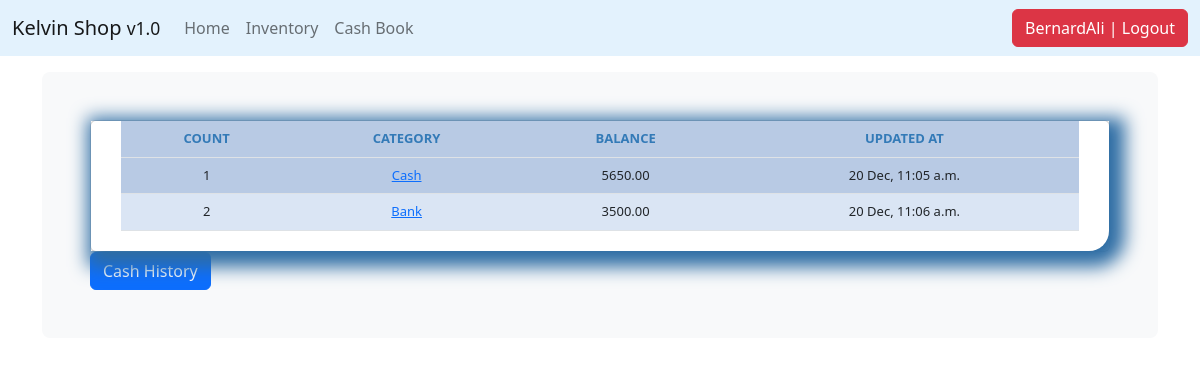
The app's page /cash_items/ (signed in), older data.
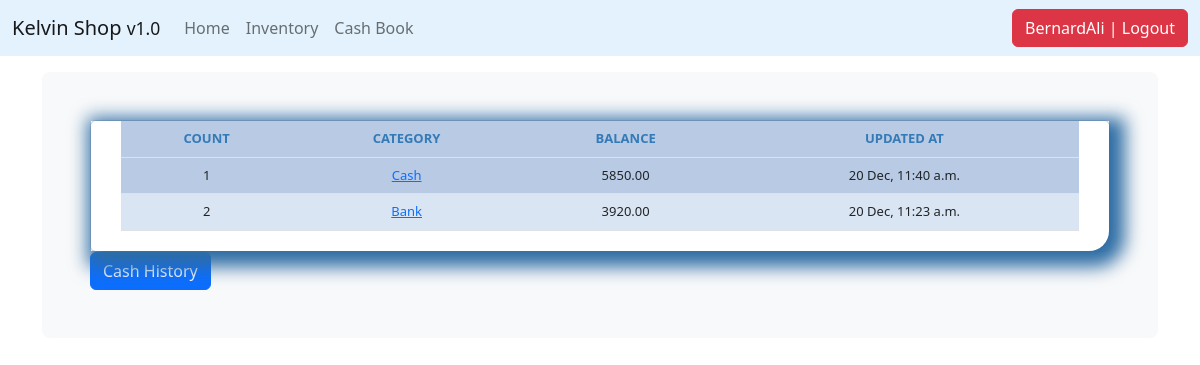
The same page, newer data.
### core/models.py (models this page shows, shortened)
class Cash(models.Model):
    category = models.CharField(max_length=50, blank=True, null=True, choices=CASH_CHOICE)
    recipient = models.CharField(max_length=50)
    detail = models.TextField(max_length=50)
    created_on = models.DateTimeField(auto_now_add=True)
    amount_in = models.DecimalField(max_digits=10, decimal_places=2, blank=True, null=True)
    amount_out = models.DecimalField(max_digits=10, decimal_places=2, blank=True, null=True)
    impriest_level = models.DecimalField(max_digits=10, decimal_places=2, blank=True, null=True)
    balance = models.DecimalField(max_digits=10, decimal_places=2, blank=True, null=True)
    issue_by = models.CharField(max_length=50, blank=True, null=True)
    export_to_CSV = models.BooleanField(default=False)
    last_updated = models.DateTimeField(auto_now=True)

### core/views.py (the view)
# urls.py: path('cash_items/', views.cash_item, name='cash_items'),
@login_required
def cash_item(request):
    queryset = Cash.objects.all()
    context = {
        "queryset": queryset,
    }
    return render(request, "cash_item.html", context)

### templates/cash_item.html (shortened to what this page needs)
{% extends 'base.html' %}
{% load crispy_forms_tags %}
{% block content %}
<div class="card">
  <div class="display_table">
			<table class='table'>
				<thead>
				  <tr>
					<th>COUNT</th>
					<th>CATEGORY</th>
					<th>BALANCE</th>
					<th>UPDATED AT</th>
				  </tr>
				</thead>
			  {% for instance in queryset %}
				  <tr>
					<td>{{forloop.counter}}</td>
					  <td><a href="{% url 'cash_detail' instance.id %}">{{instance.category}}</a></td>
                    <td>{% if instance.balance <= instance.impriest_level %}
                          <div style="background-color: orange;">{{instance.balance}}</div>
                          {% else %}{{instance.balance}}
                          {% endif %}</td>
				  	<td>{{instance.last_updated|date:"d M, h:i a"}}</td>
				  </tr>
			  {% endfor %}
			</table>
  </div>
</div>
<a href="{% url 'cash_history' %}" class="btn btn-primary">Cash History</a>
{% endblock %}

Row changes from the older to the newer data that the page shows:
changed Cash "Cash": balance "5650.00" → "5850.00"; last_updated "20 Dec, 11:05 a.m." → "20 Dec, 11:40 a.m."
changed Cash "Bank": balance "3500.00" → "3920.00"; last_updated "20 Dec, 11:06 a.m." → "20 Dec, 11:23 a.m."
